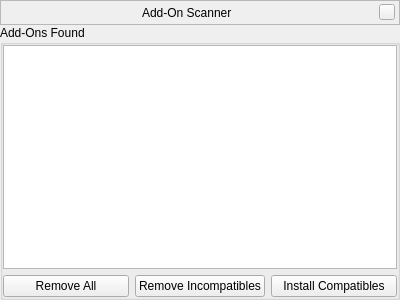
<?xml version="1.0" encoding="UTF-8"?>
<ui version="4.0">
 <class>addonScannerForm</class>
 <widget class="QWidget" name="addonScannerForm">
  <property name="geometry">
   <rect>
    <x>0</x>
    <y>0</y>
    <width>400</width>
    <height>300</height>
   </rect>
  </property>
  <layout class="QVBoxLayout" name="verticalLayout">
   <property name="spacing">
    <number>0</number>
   </property>
   <property name="leftMargin">
    <number>0</number>
   </property>
   <property name="topMargin">
    <number>0</number>
   </property>
   <property name="rightMargin">
    <number>0</number>
   </property>
   <property name="bottomMargin">
    <number>0</number>
   </property>
   <item>
    <widget class="BarFrame" name="TitleBar">
     <property name="minimumSize">
      <size>
       <width>16</width>
       <height>25</height>
      </size>
     </property>
     <property name="maximumSize">
      <size>
       <width>16777215</width>
       <height>25</height>
      </size>
     </property>
     <property name="frameShape">
      <enum>QFrame::StyledPanel</enum>
     </property>
     <layout class="QHBoxLayout">
      <property name="leftMargin">
       <number>0</number>
      </property>
      <property name="topMargin">
       <number>0</number>
      </property>
      <property name="rightMargin">
       <number>4</number>
      </property>
      <property name="bottomMargin">
       <number>0</number>
      </property>
      <item>
       <spacer>
        <property name="orientation">
         <enum>Qt::Horizontal</enum>
        </property>
        <property name="sizeHint" stdset="0">
         <size>
          <width>40</width>
          <height>20</height>
         </size>
        </property>
       </spacer>
      </item>
      <item>
       <widget class="QLabel" name="stelWindowTitle">
        <property name="palette">
         <palette>
          <active/>
          <inactive/>
          <disabled/>
         </palette>
        </property>
        <property name="font">
         <font/>
        </property>
        <property name="text">
         <string>Add-On Scanner</string>
        </property>
       </widget>
      </item>
      <item>
       <spacer>
        <property name="orientation">
         <enum>Qt::Horizontal</enum>
        </property>
        <property name="sizeHint" stdset="0">
         <size>
          <width>40</width>
          <height>20</height>
         </size>
        </property>
       </spacer>
      </item>
      <item>
       <widget class="QPushButton" name="closeStelWindow">
        <property name="minimumSize">
         <size>
          <width>16</width>
          <height>16</height>
         </size>
        </property>
        <property name="maximumSize">
         <size>
          <width>16</width>
          <height>16</height>
         </size>
        </property>
        <property name="focusPolicy">
         <enum>Qt::NoFocus</enum>
        </property>
        <property name="text">
         <string/>
        </property>
       </widget>
      </item>
     </layout>
    </widget>
   </item>
   <item>
    <widget class="QGroupBox" name="groupBox">
     <property name="title">
      <string>Add-Ons Found</string>
     </property>
     <layout class="QVBoxLayout" name="verticalLayout_3">
      <property name="leftMargin">
       <number>0</number>
      </property>
      <property name="topMargin">
       <number>0</number>
      </property>
      <property name="rightMargin">
       <number>0</number>
      </property>
      <property name="bottomMargin">
       <number>0</number>
      </property>
      <item>
       <widget class="QTableWidget" name="tableWidget">
        <property name="editTriggers">
         <set>QAbstractItemView::NoEditTriggers</set>
        </property>
        <property name="selectionMode">
         <enum>QAbstractItemView::SingleSelection</enum>
        </property>
        <property name="selectionBehavior">
         <enum>QAbstractItemView::SelectRows</enum>
        </property>
        <property name="gridStyle">
         <enum>Qt::SolidLine</enum>
        </property>
        <property name="columnCount">
         <number>3</number>
        </property>
        <attribute name="horizontalHeaderVisible">
         <bool>false</bool>
        </attribute>
        <attribute name="horizontalHeaderStretchLastSection">
         <bool>true</bool>
        </attribute>
        <attribute name="verticalHeaderVisible">
         <bool>false</bool>
        </attribute>
        <column/>
        <column/>
        <column/>
       </widget>
      </item>
      <item>
       <layout class="QHBoxLayout" name="horizontalLayout">
        <item>
         <widget class="QPushButton" name="btRemoveAll">
          <property name="text">
           <string>Remove All</string>
          </property>
         </widget>
        </item>
        <item>
         <widget class="QPushButton" name="btRemoveIncompatibles">
          <property name="text">
           <string>Remove Incompatibles</string>
          </property>
         </widget>
        </item>
        <item>
         <widget class="QPushButton" name="btInstall">
          <property name="text">
           <string>Install Compatibles</string>
          </property>
         </widget>
        </item>
       </layout>
      </item>
     </layout>
    </widget>
   </item>
  </layout>
 </widget>
 <customwidgets>
  <customwidget>
   <class>BarFrame</class>
   <extends>QFrame</extends>
   <header>Dialog.hpp</header>
   <container>1</container>
  </customwidget>
 </customwidgets>
 <resources/>
 <connections/>
</ui>
